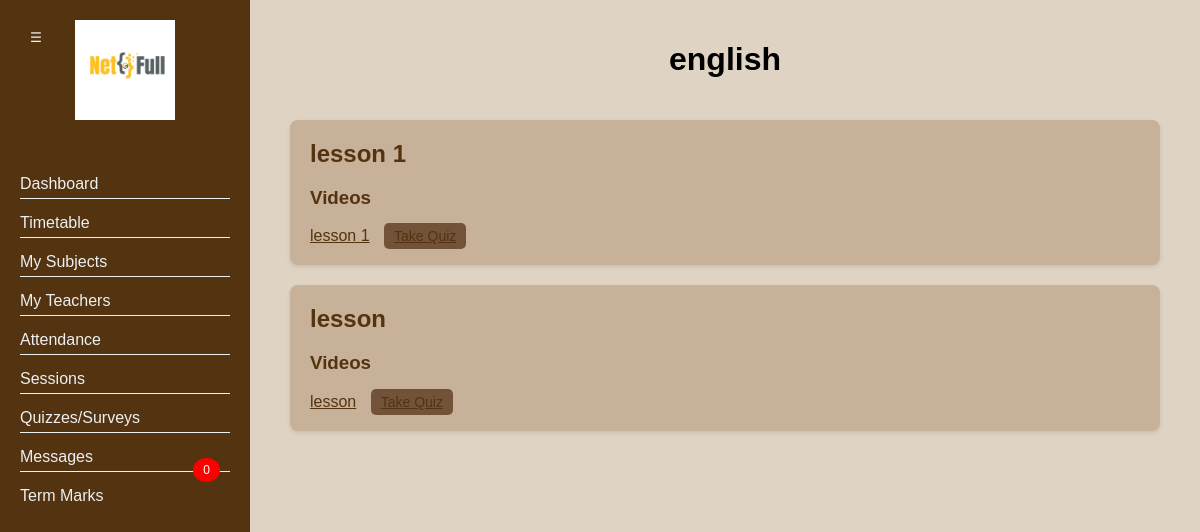
Page /view_subject/1 (signed in) on the committed database.
### main.py (models this page shows)
    class Subjects(db.Model):
        id = db.Column(db.Integer, primary_key=True)
        name = db.Column(db.String(100))
        teacher_id = db.Column(db.Integer, db.ForeignKey('users.id'))
        grade = db.Column(db.String(1000))
        Class = db.Column(db.String(1000))
        teacher_name = db.Column(db.String(1000))
        teacher_email = db.Column(db.String(100))
        lessons = db.relationship('Lessons', backref='subject')

    class Lessons(db.Model):
        id = db.Column(db.Integer, primary_key=True)
        name = db.Column(db.String(100))
        subject_id = db.Column(db.Integer, db.ForeignKey('subjects.id'))
        files = db.relationship('Files', backref='lesson')
        video_link = db.relationship('Videos', backref='lesson')
        quizzes = db.relationship('Quizzes', backref='lesson')

    class Videos(db.Model):
        id = db.Column(db.Integer, primary_key=True)
        name = db.Column(db.String(100))
        url = db.Column(db.String(200))
        lesson_id = db.Column(db.Integer, db.ForeignKey('lessons.id'))

### main.py (the view, shortened to what this page needs)
@app.route('/view_subject/<int:subject_id>')
@login_required
def view_subject(subject_id):
    subject = Subjects.query.get_or_404(subject_id)
    print(f"Subject ID: {subject_id}")
    lessons = Lessons.query.filter_by(subject_id=subject.id).all()
    lesson_videos = {lesson.id: Videos.query.filter_by(lesson_id=lesson.id).all() for lesson in lessons}
    lesson_files = {lesson.id: Files.query.filter_by(lesson_id=lesson.id).all() for lesson in lessons}
    lesson_quizzes = {lesson.id: Quizzes.query.filter_by(lesson_id=lesson.id).all() for lesson in lessons}
    if current_user.role == "student":
        return render_template("view_subject.html", subject=subject, lessons=lessons, lesson_videos=lesson_videos, lesson_files=lesson_files, lesson_quiz=lesson_quizzes, user=current_user,student_id=current_user.id)
    elif current_user.role == "parent":
        if request.method == 'POST':
            child_id = request.form.get('child_id')
            print(f"Child ID: {child_id}")
        return render_template("view_subject.html", subject=subject, lessons=lessons, lesson_videos=lesson_videos, lesson_files=lesson_files, lesson_quiz=lesson_quizzes)
    elif current_user.role == "admin":
        return render_template("view_subject_teacher.html", subject=subject, lessons=lessons,
                               lesson_videos=lesson_videos, lesson_files=lesson_files, lesson_quiz=lesson_quizzes,
                               user=current_user)
    else:
        flash("You do not have the necessary permissions to view this page.", "danger")
        return redirect(url_for('dashboard'))

### main.py (called while the page is built)
@login_manager.user_loader
def load_user(user_id):
    user = Users.query.get(int(user_id))
    return user

@app.context_processor
def utility_processor():
    return dict(enumerate=enumerate)

### templates/view_subject.html (shortened to what this page needs)
<!DOCTYPE html>
<html lang="en">
<head>
    <link rel="stylesheet" href="{{ url_for('static', filename='css/simplebar.css') }}">
    <link rel="stylesheet" href="{{ url_for('static', filename='css/feather.css') }}">
    <link rel="stylesheet" href="{{ url_for('static', filename='css/fullcalendar.css') }}">
    <link rel="stylesheet" href="{{ url_for('static', filename='css/select2.css') }}">
    <link rel="stylesheet" href="{{ url_for('static', filename='css/dropzone.css') }}">
    <link rel="stylesheet" href="{{ url_for('static', filename='css/uppy.min.css') }}">
    <link rel="stylesheet" href="{{ url_for('static', filename='css/jquery.steps.css') }}">
    <link rel="stylesheet" href="{{ url_for('static', filename='css/jquery.timepicker.css') }}">
    <link rel="stylesheet" href="{{ url_for('static', filename='css/quill.snow.css') }}">
    <link rel="stylesheet" href="{{ url_for('static', filename='css/daterangepicker.css') }}">
</head>
<body>
{% extends "student_base.html" %}
{% block content %}
        <div>
            <div class="dashboard-header">
                <h1>{{ subject.name }}</h1>
            </div>
            <div class="posts">
                {% for lesson in lessons %}
                <div class="post">
                    <h2>{{ lesson.name }}</h2>
                    {% if lesson_videos[lesson.id] %}
                        <h3>Videos</h3>
                            {% for video in lesson_videos[lesson.id] %}
                            <a href="{{ url_for('show_video', video_id=video.id) }}">{{ video.name }}</a>
                            {% endfor %}
                    {% endif %}
                    {% if lesson_quiz.get(lesson.id) %}  <a href="/take_quiz/{{ lesson.id }}" class="take-quiz-btn">Take  Quiz</a>
                    {% endif %}
                </div>
                {% endfor %}
            </div>
        </div>
{% endblock %}

### templates/view_subject.html (style rules this page uses)
body { background: #DFD3C3; font-family: Arial, sans-serif; margin: 0; padding: 0; display: flex; height: 100vh; overflow-x: hidden; }
.dashboard-header { text-align: center; margin-bottom: 20px; }
.posts { padding: 20px; box-sizing: border-box; overflow-y: auto; color: #543310; }
.post { background-color: #C7B198; padding: 20px; margin-bottom: 20px; border-radius: 8px; box-shadow: 0 2px 4px rgba(0, 0, 0, 0.1); }
.post h2 { margin: 0 0 10px 0; }
.post a { color: #543310; text-decoration: underline; }
.take-quiz-btn { background-color: #725238; color: #ecf0f1; border: none; padding: 5px 10px; margin-left: 10px; border-radius: 5px; cursor: pointer; text-decoration: none; font-size: 14px; }

### templates/student_base.html (style rules this page uses)
body { background: #DFD3C3; font-family: Arial, sans-serif; margin: 0; padding: 0; display: flex; height: 100vh; overflow-x: hidden; }

### rows in the picture
Subjects: name "english"
Lessons: name "lesson 1"
Videos: name "lesson 1"
Lessons: name "lesson"
Videos: name "lesson"
